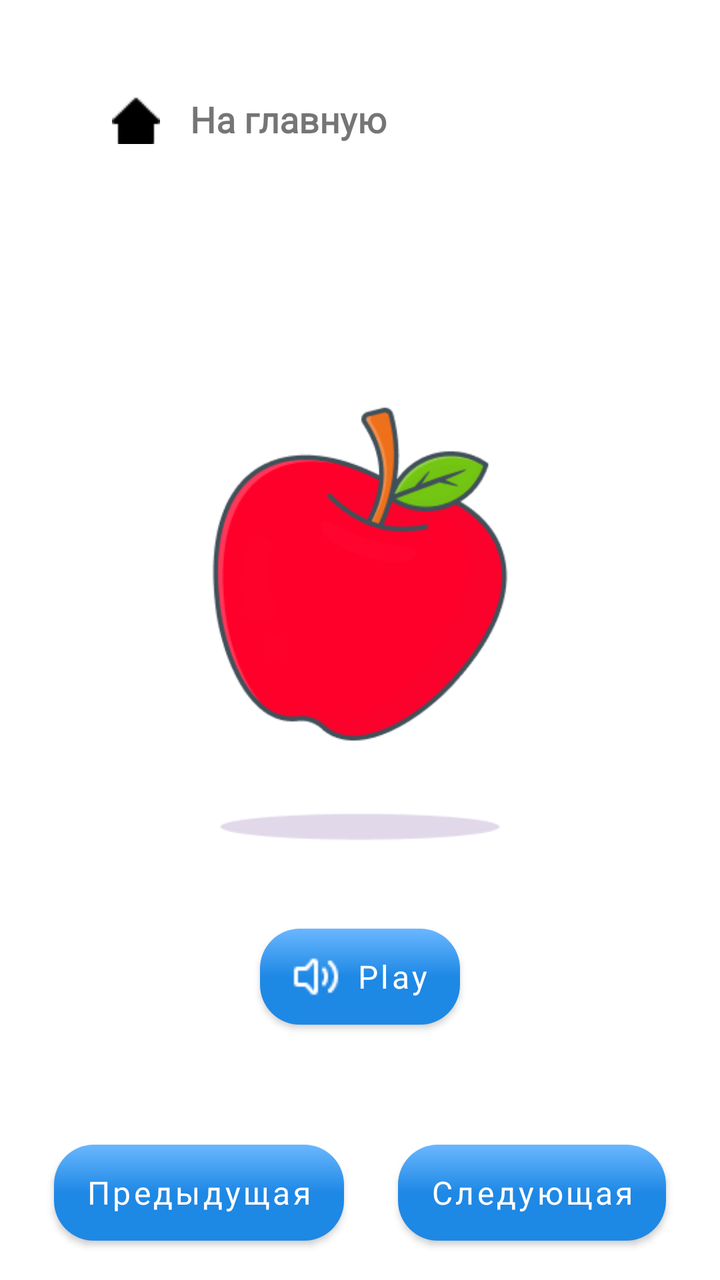
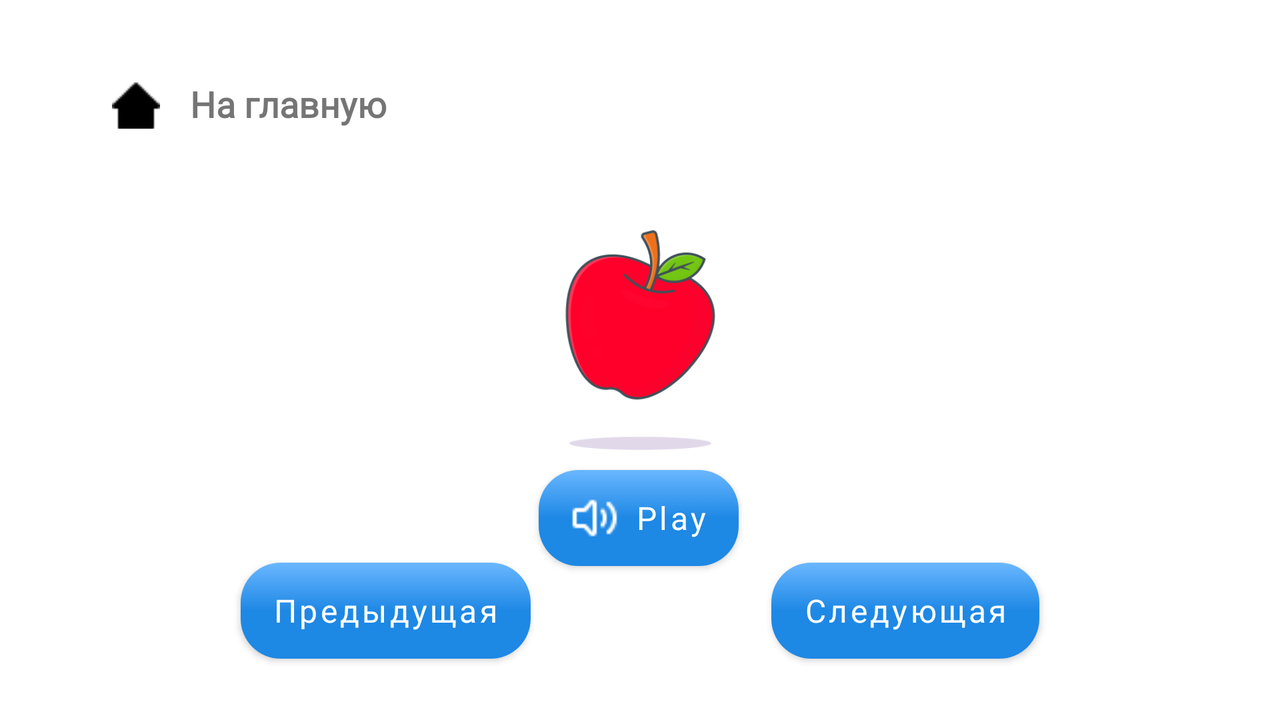

Two renders of one Android screen. The first uses the default layout on a phone; the second uses the alternative layout the repository ships for a different screen configuration, on a matching device. The two XML files are below.
<!-- AndroidManifest.xml: application theme Theme.Alphabet -->
<!-- res/layout/activity_study_constraint.xml -->
<?xml version="1.0" encoding="utf-8"?>
<androidx.constraintlayout.widget.ConstraintLayout xmlns:android="http://schemas.android.com/apk/res/android"
    xmlns:app="http://schemas.android.com/apk/res-auto"
    xmlns:tools="http://schemas.android.com/tools"
    android:layout_width="match_parent"
    android:layout_height="match_parent"
    android:background="@color/background"
    tools:context=".StudyActivityConstraint">

    <Button
        android:id="@+id/buttonPrevious"
        android:layout_width="wrap_content"
        android:layout_height="wrap_content"
        android:layout_marginTop="84dp"
        android:background="@drawable/custom_selector"
        android:fontFamily="@font/comfortaa"
        android:text="Предыдущая"
        android:textAllCaps="false"
        android:textColor="#FFF"
        android:textSize="16sp"
        app:backgroundTint="@null"
        app:layout_constraintEnd_toStartOf="@+id/buttonNext"
        app:layout_constraintHorizontal_bias="0.5"
        app:layout_constraintStart_toStartOf="parent"
        app:layout_constraintTop_toBottomOf="@+id/imageViewLetternextgen1" />

    <Button
        android:id="@+id/buttonNext"
        android:layout_width="wrap_content"
        android:layout_height="wrap_content"
        android:layout_marginTop="84dp"
        android:background="@drawable/custom_selector"
        android:fontFamily="@font/comfortaa"
        android:text="Следующая"
        android:textAllCaps="false"
        android:textColor="#FFF"
        android:textSize="16sp"
        app:backgroundTint="@null"
        app:layout_constraintEnd_toEndOf="parent"
        app:layout_constraintHorizontal_bias="0.5"
        app:layout_constraintStart_toEndOf="@+id/buttonPrevious"
        app:layout_constraintTop_toBottomOf="@+id/imageViewLetternextgen1" />

    <ImageView
        android:id="@+id/imageViewLetternextgen1"
        android:layout_width="wrap_content"
        android:layout_height="363dp"
        app:layout_constraintBottom_toBottomOf="parent"
        app:layout_constraintEnd_toEndOf="parent"
        app:layout_constraintStart_toStartOf="parent"
        app:layout_constraintTop_toTopOf="parent"
        app:layout_constraintVertical_bias="0.453"
        app:srcCompat="@drawable/aforapplenshadow" />

    <TextView
        android:id="@+id/hometext"
        android:layout_width="wrap_content"
        android:layout_height="48dp"
        android:layout_marginStart="56dp"
        android:layout_marginTop="28dp"
        android:drawableLeft="@drawable/home"
        android:drawablePadding="15dp"
        android:fontFamily="@font/comfortaa"
        android:maxLines="2"
        android:gravity="center"
        android:text="На главную"
        android:textSize="18dp"
        android:textStyle="bold"
        app:layout_constraintBottom_toTopOf="@+id/imageViewLetternextgen1"
        app:layout_constraintStart_toStartOf="parent"
        app:layout_constraintTop_toTopOf="parent"
        app:layout_constraintVertical_bias="0.156" />

    <Button
        android:id="@+id/buttonPlay"
        android:layout_width="wrap_content"
        android:layout_height="wrap_content"
        android:background="@drawable/custom_selector"
        android:fontFamily="@font/comfortaa"
        android:text="Play"
        android:drawableLeft="@drawable/play"
        android:textAllCaps="false"
        android:textColor="#FFF"
        android:textSize="16dp"
        app:backgroundTint="@null"
        app:layout_constraintBottom_toBottomOf="@+id/imageViewLetternextgen1"
        app:layout_constraintEnd_toEndOf="parent"
        app:layout_constraintStart_toStartOf="parent"
        app:layout_constraintTop_toBottomOf="@+id/imageViewLetternextgen1" />

</androidx.constraintlayout.widget.ConstraintLayout>
<!-- resources referenced by this layout -->
<resources>
  <!-- drawable aforapplenshadow: png bitmap (drawable-v24, 19121 bytes) -->
  <!-- drawable custom_selector (drawable) -->
  <?xml version="1.0" encoding="utf-8"?>
  <selector xmlns:android="http://schemas.android.com/apk/res/android">
      <item android:drawable="@drawable/custom_button" android:state_pressed="true" />
      <item android:drawable="@drawable/custom_button_1" />
  </selector>
  <!-- drawable home: png bitmap (drawable-v24, 245 bytes) -->
  <!-- drawable play: png bitmap (drawable-v24, 361 bytes) -->
  <style name="Theme.Alphabet" parent="Theme.MaterialComponents.DayNight.DarkActionBar">
          
          <item name="colorPrimary">@color/purple_500</item>
          <item name="colorPrimaryVariant">@color/purple_700</item>
          <item name="colorOnPrimary">@color/white</item>
          
          <item name="colorSecondary">@color/teal_200</item>
          <item name="colorSecondaryVariant">@color/teal_700</item>
          <item name="colorOnSecondary">@color/black</item>
          
          <item name="android:statusBarColor" tools:targetApi="l">?attr/colorPrimaryVariant</item>
          
      </style>
  <!-- drawable custom_button (drawable) -->
  <?xml version="1.0" encoding="utf-8"?>
  <shape xmlns:android="http://schemas.android.com/apk/res/android">
      <gradient
          android:endColor="#E56AFF"
          android:startColor="#2196F3"
          android:type="linear" />
      <corners android:radius="20dp" />
  </shape>
  <!-- drawable custom_button_1 (drawable) -->
  <?xml version="1.0" encoding="utf-8"?>
  <shape xmlns:android="http://schemas.android.com/apk/res/android">
      <corners android:radius="20dp" />
      <gradient
          android:angle="270"
          android:endColor="@color/colorAccentLight"
          android:centerColor="@color/colorAccent"
          android:startColor="@color/colorAccent" />
  </shape>
  <color name="purple_500">#FF6200EE</color>
  <color name="purple_700">#FF3700B3</color>
  <color name="white">#FFFFFFFF</color>
  <color name="teal_200">#FF03DAC5</color>
  <color name="teal_700">#FF018786</color>
  <color name="black">#FF000000</color>
  <color name="colorAccentLight">#6ab7ff</color>
  <color name="colorAccent">#1e88e5</color>
</resources>
<!-- res/layout-land/activity_study_constraint.xml (the repository's variant of the layout above) -->
<!-- drawn on the phone turned sideways -->
<?xml version="1.0" encoding="utf-8"?>
<androidx.constraintlayout.widget.ConstraintLayout xmlns:android="http://schemas.android.com/apk/res/android"
    xmlns:app="http://schemas.android.com/apk/res-auto"
    xmlns:tools="http://schemas.android.com/tools"
    android:layout_width="match_parent"
    android:layout_height="match_parent"
    android:background="@color/background"
    tools:context=".StudyActivityConstraint">

    <Button
        android:id="@+id/buttonPrevious"
        android:layout_width="wrap_content"
        android:layout_height="wrap_content"
        android:background="@drawable/custom_selector"
        android:fontFamily="@font/comfortaa"
        android:text="Предыдущая"
        android:textAllCaps="false"
        android:textColor="#FFF"
        android:textSize="16sp"
        app:backgroundTint="@null"
        app:layout_constraintBottom_toBottomOf="parent"
        app:layout_constraintEnd_toStartOf="@+id/buttonNext"
        app:layout_constraintHorizontal_bias="0.5"
        app:layout_constraintStart_toStartOf="parent"
        app:layout_constraintTop_toBottomOf="@+id/imageViewLetternextgen1"
        app:layout_constraintVertical_bias="0.423" />

    <Button
        android:id="@+id/buttonNext"
        android:layout_width="wrap_content"
        android:layout_height="wrap_content"
        android:background="@drawable/custom_selector"
        android:fontFamily="@font/comfortaa"
        android:text="Следующая"
        android:textAllCaps="false"
        android:textColor="#FFF"
        android:textSize="16sp"
        app:backgroundTint="@null"
        app:layout_constraintBottom_toBottomOf="parent"
        app:layout_constraintEnd_toEndOf="parent"
        app:layout_constraintHorizontal_bias="0.5"
        app:layout_constraintStart_toEndOf="@+id/buttonPrevious"
        app:layout_constraintTop_toBottomOf="@+id/imageViewLetternextgen1"
        app:layout_constraintVertical_bias="0.423" />

    <ImageView
        android:id="@+id/imageViewLetternextgen1"
        android:layout_width="391dp"
        android:layout_height="183dp"
        app:layout_constraintEnd_toEndOf="parent"
        app:layout_constraintHorizontal_bias="0.5"
        app:layout_constraintStart_toStartOf="parent"
        app:layout_constraintTop_toBottomOf="@+id/hometext"
        app:layout_constraintVertical_bias="0.498"
        app:srcCompat="@drawable/aforapplenshadow" />

    <TextView
        android:id="@+id/hometext"
        android:layout_width="wrap_content"
        android:layout_height="48dp"
        android:layout_marginStart="56dp"
        android:layout_marginTop="28dp"
        android:drawableLeft="@drawable/home"
        android:drawablePadding="15dp"
        android:fontFamily="@font/comfortaa"
        android:gravity="center"
        android:maxLines="2"
        android:text="На главную"
        android:textSize="18dp"
        android:textStyle="bold"
        app:layout_constraintBottom_toTopOf="@+id/imageViewLetternextgen1"
        app:layout_constraintStart_toStartOf="parent"
        app:layout_constraintTop_toTopOf="parent"
        app:layout_constraintVertical_bias="0.156" />

    <Button
        android:id="@+id/buttonPlay"
        android:layout_width="wrap_content"
        android:layout_height="wrap_content"
        android:background="@drawable/custom_selector"
        android:drawableLeft="@drawable/play"
        android:fontFamily="@font/comfortaa"
        android:text="Play"
        android:textAllCaps="false"
        android:textColor="#FFF"
        android:textSize="16dp"
        app:backgroundTint="@null"
        app:layout_constraintBottom_toBottomOf="@+id/imageViewLetternextgen1"
        app:layout_constraintEnd_toEndOf="parent"
        app:layout_constraintHorizontal_bias="0.499"
        app:layout_constraintStart_toStartOf="parent"
        app:layout_constraintTop_toBottomOf="@+id/imageViewLetternextgen1"
        app:layout_constraintVertical_bias="0.479" />


</androidx.constraintlayout.widget.ConstraintLayout>
